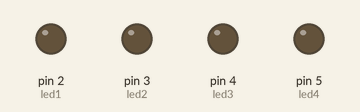
Recording of a sketch running on a simulated Arduino Uno, built with avr-gcc and run on an emulated ATmega328P. Shown: output pins drawn as LEDs (lit = HIGH).

Above: at 0.3 s.
At 1.8 s:
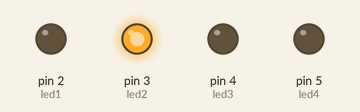
At 3.3 s:
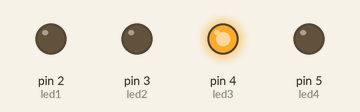
At 7.1 s:
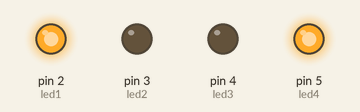
At 10.8 s:
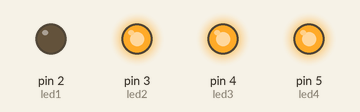
At 14.6 s:
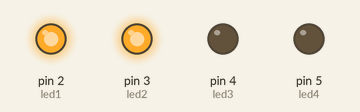
Timing chart, 0 to 15.6 s (numbered marks = the images above):
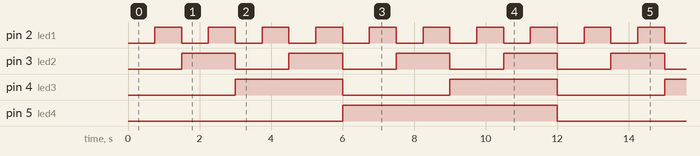

The sketch:

004ledBinaryCounter.ino
```cpp
// C++ code
//
int led1 = 2;
int led2 = 3;
int led3 = 4;
int led4 = 5;
int wait = 750;

void setup()
{
  pinMode(led1, OUTPUT);
  pinMode(led2, OUTPUT);
  pinMode(led3, OUTPUT);
  pinMode(led4, OUTPUT);
}

void loop()
{
  //0
  digitalWrite(led1,LOW);
  digitalWrite(led2,LOW);
  digitalWrite(led3,LOW);
  digitalWrite(led4,LOW);
  delay(wait);

  //1
  digitalWrite(led1,HIGH);
  digitalWrite(led2,LOW);
  digitalWrite(led3,LOW);
  digitalWrite(led4,LOW);
  delay(wait);

  //2
  digitalWrite(led1,LOW);
  digitalWrite(led2,HIGH);
  digitalWrite(led3,LOW);
  digitalWrite(led4,LOW);
  delay(wait);

  //3
  digitalWrite(led1,HIGH);
  digitalWrite(led2,HIGH);
  digitalWrite(led3,LOW);
  digitalWrite(led4,LOW);
  delay(wait);

  //4
  digitalWrite(led1,LOW);
  digitalWrite(led2,LOW);
  digitalWrite(led3,HIGH);
  digitalWrite(led4,LOW);
  delay(wait);

  //5
  digitalWrite(led1,HIGH);
  digitalWrite(led2,LOW);
  digitalWrite(led3,HIGH);
  digitalWrite(led4,LOW);
  delay(wait);

  //6
  digitalWrite(led1,LOW);
  digitalWrite(led2,HIGH);
  digitalWrite(led3,HIGH);
  digitalWrite(led4,LOW);
  delay(wait);

  //7
  digitalWrite(led1,HIGH);
  digitalWrite(led2,HIGH);
  digitalWrite(led3,HIGH);
  digitalWrite(led4,LOW);
  delay(wait);

  //8
  digitalWrite(led1,LOW);
  digitalWrite(led2,LOW);
  digitalWrite(led3,LOW);
  digitalWrite(led4,HIGH);
  delay(wait);

  //9
  digitalWrite(led1,HIGH);
  digitalWrite(led2,LOW);
  digitalWrite(led3,LOW);
  digitalWrite(led4,HIGH);
  delay(wait);

  //10
  digitalWrite(led1,LOW);
  digitalWrite(led2,HIGH);
  digitalWrite(led3,LOW);
  digitalWrite(led4,HIGH);
  delay(wait);

  //11
  digitalWrite(led1,HIGH);
  digitalWrite(led2,HIGH);
  digitalWrite(led3,LOW);
  digitalWrite(led4,HIGH);
  delay(wait);

  //12
  digitalWrite(led1,LOW);
  digitalWrite(led2,LOW);
  digitalWrite(led3,HIGH);
  digitalWrite(led4,HIGH);
  delay(wait);

  //13
  digitalWrite(led1,HIGH);
  digitalWrite(led2,LOW);
  digitalWrite(led3,HIGH);
  digitalWrite(led4,HIGH);
  delay(wait);

  //14
  digitalWrite(led1,LOW);
  digitalWrite(led2,HIGH);
  digitalWrite(led3,HIGH);
  digitalWrite(led4,HIGH);
  delay(wait);

  //15
  digitalWrite(led1,HIGH);
  digitalWrite(led2,HIGH);
  digitalWrite(led3,HIGH);
  digitalWrite(led4,HIGH);
  delay(wait);
}
```

Measured:
- by itself, pin 2 (led1): alternates HIGH for 0.75 s and LOW for 0.75 s
- by itself, pin 3 (led2): alternates HIGH for 1.5 s and LOW for 1.5 s
- by itself, pin 4 (led3): alternates HIGH for 3.0 s and LOW for 3.0 s
- by itself, pin 5 (led4): alternates HIGH for 6.0 s and LOW for 6.0 s
